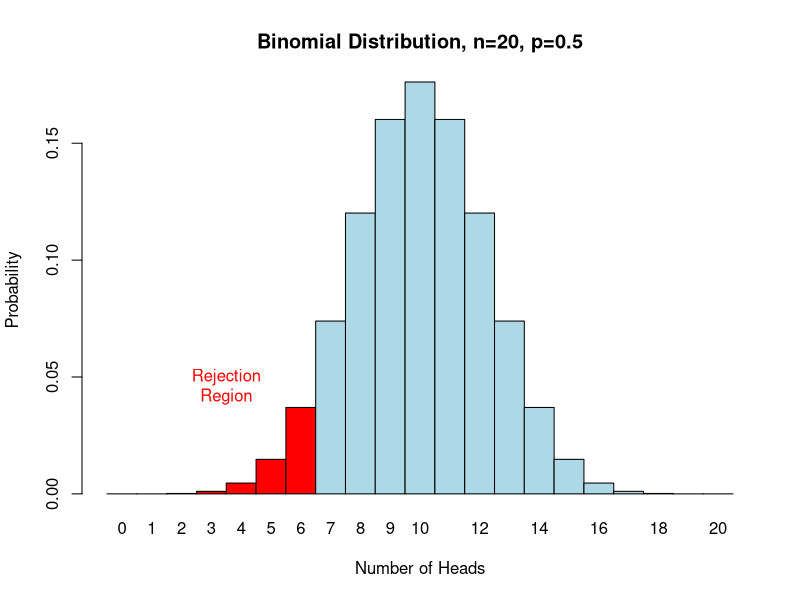

Write the R code that produced this figure.
## ---- chunk 1
#| code-fold: true
#| eval: true
# Parameters
n <- 20
p <- 0.5

# Create the data
x_vals <- 0:n
probs <- dbinom(x_vals, size = n, prob = p)

# Set up colors: red for rejection region (X <= 6), blue otherwise
colors <- ifelse(x_vals <= 6, "red", "lightblue")

# Set up basic plot
barplot(height = probs,
        names.arg = x_vals,
        col = colors,
        space = 0,
        border = "black",
        xlab = "Number of Heads",
        ylab = "Probability",
        main = "Binomial Distribution, n=20, p=0.5")

# Add "Rejection Region" label
text(x = 4, y = max(probs)*0.2, labels = "Rejection\nRegion", pos = 3, col = "red")

